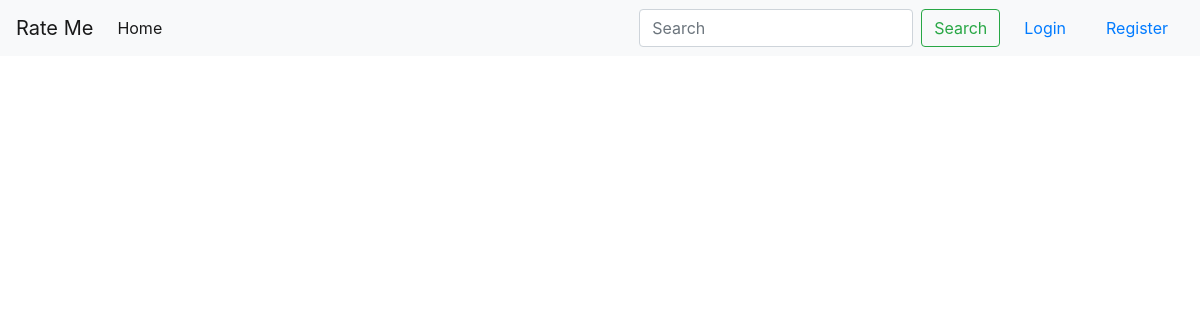
Before: /view_ratings/1/ with the older database file.
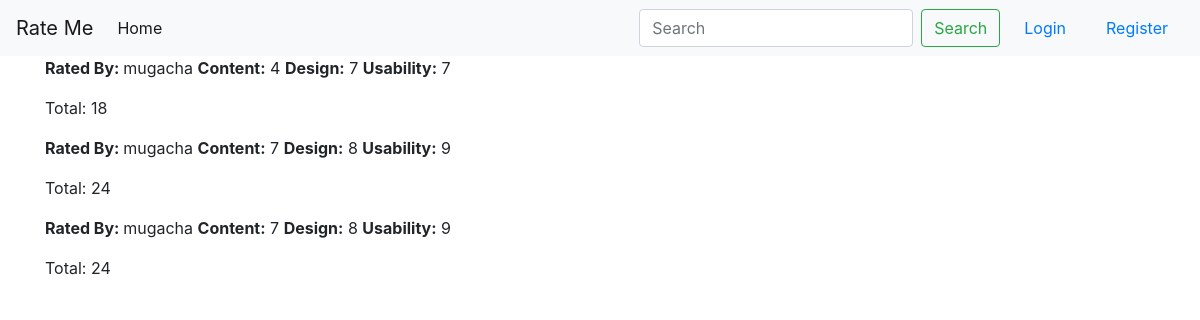
After: the same page with the newer database file.
### projects/models.py (models this page shows, shortened)
class Rating(models.Model):
    content = models.IntegerField(validators=[MaxValueValidator(10), MinValueValidator(1)], default=1)
    design = models.IntegerField(validators=[MaxValueValidator(10), MinValueValidator(1)], default=1)
    usability = models.IntegerField(validators=[MaxValueValidator(10), MinValueValidator(1)], default=1)
    author = models.ForeignKey(User, on_delete=models.CASCADE)
    project = models.ForeignKey(Project, on_delete=models.CASCADE)

### projects/views.py (the view)
# urls.py: path('view_ratings/<int:project_id>/', views.ViewRatings.as_view(), name='view_ratings'),
class ViewRatings(ListView):
    model = Rating
    def get_queryset(self):
        project_id = self.kwargs['project_id']
        rating = Rating.objects.filter(project=project_id)
        return rating

### templates/projects/rating_list.html
{% extends 'rateme/base.html' %}
{% load mathfilters %}
{% block content %}
    {% for rating in object_list %}
        <p><strong>Rated By: </strong>{{ rating.author }} <strong>Content:</strong> {{ rating.content }}
            <strong>Design:</strong> {{ rating.design }}
            <strong>Usability:</strong> {{ rating.usability }} </p>
        <p>Total: {{ rating.content|add:rating.design|add:rating.usability }} </p>
    {% endfor %}
{% endblock content %}

Changed rows visible on the page:
added Rating: author "mugacha", content "4", design "7", usability "7", content|add "18"
added Rating: author "mugacha", content "7", design "8", usability "9", content|add "24"
added Rating: author "mugacha", content "7", design "8", usability "9", content|add "24"
